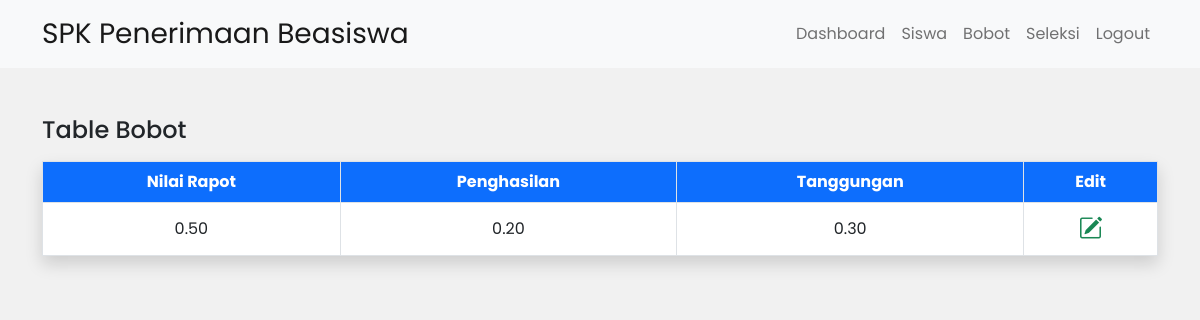
The page /bobot_page.php (signed in) on the database its author committed.
### tables this page shows
CREATE TABLE `bobot` (
  `id` int(11) NOT NULL,
  `nilai_rapot` double(3,2) NOT NULL,
  `penghasilan` double(3,2) NOT NULL,
  `tanggungan` double(3,2) NOT NULL
);

### bobot_page.php (the view, shortened to what this page needs)
<?php
require "src/koneksi.php";
$tbl_bobot = mysqli_query($conn, "SELECT * FROM bobot");
?>
<!DOCTYPE html>
<html lang="en">
<head>
    <link rel="stylesheet" href="css/bootstrap.css">
    <link rel="stylesheet" href="css/style.css">
    <link rel="stylesheet" href="font/bootstrap-icons.css">
</head>
<body>
    <nav class="navbar navbar-expand-lg bg-light">
        <div class="container">
            <a class="navbar-brand fs-3" href="index.php">SPK Penerimaan Beasiswa</a>
            <div class="collapse navbar-collapse" id="navbarNav">
                <ul class="navbar-nav ms-auto">
                    <li class="nav-item">
                        <a class="nav-link" aria-current="page" href="index.php">Dashboard</a>
                    </li>
                    <li class="nav-item">
                        <a class="nav-link" href="siswa_page.php">Siswa</a>
                    </li>
                    <li class="nav-item">
                        <a href="bobot_page.php" class="nav-link">Bobot</a>
                    </li>
                    <li class="nav-item">
                        <a href="hitung_saw.php" class="nav-link">Seleksi</a>
                    </li>
                    <li class="nav-item">
                        <a href="src/logout.php" class="nav-link">Logout</a>
                    </li>
                </ul>
            </div>
        </div>
    </nav>
    <div class="container mt-5">
        <h4 class="mb-3">Table Bobot</h4>
        <table class="table table-bordered shadow">
            <thead class="bg-primary text-white text-center">
                <th>Nilai Rapot</th>
                <th>Penghasilan</th>
                <th>Tanggungan</th>
                <th>Edit</th>
            </thead>
            <tbody class="bg-white">
                <?php while($data = mysqli_fetch_assoc($tbl_bobot)): ?>
                <tr class="text-center align-middle">
                    <td><?= $data['nilai_rapot'] ?></td>
                    <td><?= $data['penghasilan'] ?></td>
                    <td><?= $data['tanggungan'] ?></td>
                    <td>
                        <a href="bobot_page.php?id-bobot=<?= $data['id'] ?>"
                            class="bi-pencil-square text-success fs-4 cursor-pointer"></a>
                    </td>
                </tr>
                <?php endwhile ?>
            </tbody>
        </table>
    </div>
</body>
</html>

### css/style.css (style rules this page uses)
html { scroll-behavior: smooth; }
body { font-family: 'Poppins', sans-serif; background-color: #f1f1f1; }
.cursor-pointer { cursor: pointer; }

### rows shown on the page
bobot: nilai_rapot "0.50", penghasilan "0.20", tanggungan "0.30"
